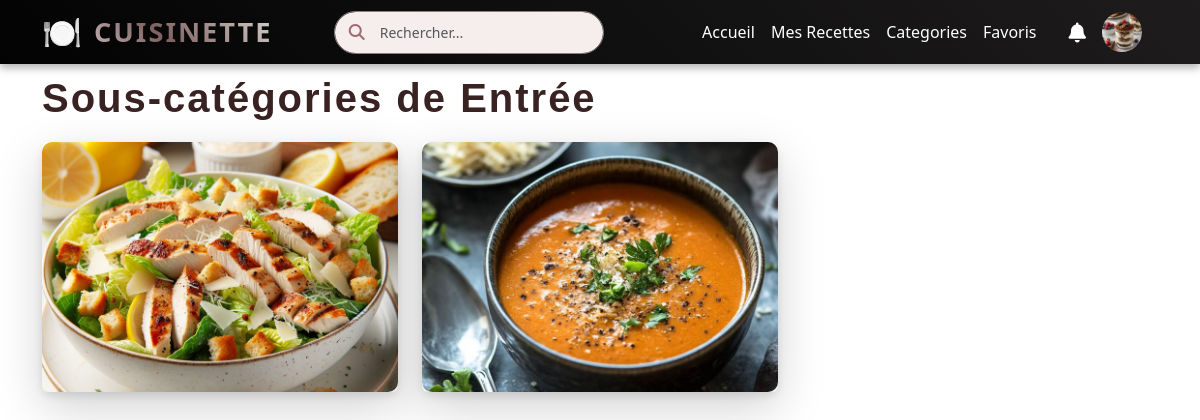
The app's page /categories/1/subcategories/ (signed in) with its own data.
### Accounts/models.py (models this page shows)
class User(AbstractUser):
    profile_picture = models.ImageField(upload_to='profile_pics/', blank=True, null=True)  # Ajout du champ
    groups = models.ManyToManyField(
        Group,
        related_name='customuser_set',  # Utilisez un `related_name` unique
        blank=True,
    )
    user_permissions = models.ManyToManyField(
        Permission,
        related_name='customuser_permissions_set',  # Utilisez un `related_name` unique
        blank=True,
    )

### Accueil/models.py (models this page shows, shortened)
class Category(models.Model):
    name = models.CharField(max_length=100, unique=True)
    image = models.ImageField(upload_to='recipe_images/', blank=True, null=True)
    parent = models.ForeignKey('self', on_delete=models.CASCADE, null=True, blank=True, related_name='subcategories')

### Accueil/views.py (the view)
# urls.py: path('categories/<int:category_id>/subcategories/', subcategory_list, name='subcategory_list'),  # Liste des sous-catégories
def subcategory_list(request, category_id):
    category = get_object_or_404(Category, id=category_id)  # Récupérer la catégorie par ID
    subcategories = category.subcategories.all()  # Récupérer les sous-catégories de la catégorie
    return render(request, "Recipe/subcategory_list.html", {"category": category, "subcategories": subcategories})

### Accueil/context_processors.py (called while the page is built)
def notification_context(request):
    if request.user.is_authenticated:
        notifications = request.user.notifications.all().order_by('-created_at')
        unread_count = notifications.filter(is_read=False).count()
        notifications = notifications
        return {
            'notifications': notifications,
            'unread_notifications_count': unread_count,
        }
    return {}

### Accueil/templates/Recipe/subcategory_list.html (shortened to what this page needs)
{% extends 'base.html' %}
{% block content %}
    <div class="container">
        <h2 class="category-title">Sous-catégories de {{ category.name }}</h2>
        <div class="row">
            {% for subcategory in subcategories %}
                <div class="col-md-4 mb-4">
                    <div class="card shadow-lg border-0 rounded">
                        <div class="image-container">
                            <img src="{{ subcategory.image.url }}" class="card-img-top rounded-top" alt="{{ subcategory.name }}">
                        </div>
                    </div>
                </div>
            {% empty %}
                <p>Aucune sous-catégorie disponible.</p>
            {% endfor %}
        </div>
    </div>
{% endblock %}

### templates/base.html (shortened to what this page needs)
{% load static %}
<!DOCTYPE html>
<html lang="fr">
<head>
    <link rel="stylesheet" href="https://cdn.jsdelivr.net/npm/bootstrap@5.3.0/dist/css/bootstrap.min.css">
    <link rel="stylesheet" href="https://cdnjs.cloudflare.com/ajax/libs/font-awesome/6.4.2/css/all.min.css">
    <link rel="stylesheet" href="{% static 'css/style.css' %}">
</head>
<body>
    <header class="header">
        <nav class="navbar navbar-expand-lg navbar-dark bg-dark">
            <div class="container">
                <a class="navbar-brand" href="{% url 'accueil' %}">
                    <span class="emoji">🍽️</span> Cuisinette
                </a>
                <div class="collapse navbar-collapse justify-content-between" id="navbarNav">
                    <form class="search-container mx-auto" method="GET" action="{% url 'search' %}">
                        <i class="fas fa-search"></i>
                        <input class="form-control search-input" type="search" name="q" placeholder="Rechercher..." aria-label="Search">
                    </form>
                    <ul class="navbar-nav ms-auto">
                        <li class="nav-item">
                            <a class="nav-link" href="{% url 'accueil' %}"> Accueil</a>
                        </li>
                        <li class="nav-item">
                            <a class="nav-link" href="{% url 'mes_recettes' %}"> Mes Recettes</a>
                        </li>
                        <li class="nav-item">
                            <a class="nav-link" href="{% url 'categorie' %}"> Categories</a>                        </li>
                        <li class="nav-item">
                            <a class="nav-link" href="{% url 'favorite' %}"> Favoris</a>
                        </li>
                    </ul>
                    <ul class="navbar-nav ms-3 d-flex align-items-center">
                        <li class="nav-item dropdown">
                            <a class="nav-link position-relative" href="#" id="notificationDropdown" role="button" data-bs-toggle="dropdown" aria-expanded="false">
                                <i class="fas fa-bell fa-lg"></i>
                            </a>
                        </li>
                        <li class="nav-item dropdown">
                            <a class="nav-link dropdown-toggle no-caret d-flex align-items-center" href="#" id="userDropdown" role="button" data-bs-toggle="dropdown">
                                <img src="{% if user.profile_picture %}{{ user.profile_picture.url }}{% else %}{% static 'images/user.jpg' %}{% endif %}" alt="Avatar" class="avatar me-2">
                            </a>
                        </li>
                    </ul>
                </div>
            </div>
        </nav>
    </header>
{% block content %}
{% endblock %}
</body>
</html>

### templates/base.html (style rules this page uses)
.avatar { width: 40px; height: 40px; border-radius: 50%; object-fit: cover; }
.navbar { padding: 0; }
.search-container { position: relative; width: 270px; max-width: 100%; }
.search-input { width: 100%; padding: 10px 45px; border-radius: 25px; border: 1px solid #8e7f7f; background-color: #f6eded; color: #9e6c6c; transition: all 0.3s ease-in-out; font-size: 14px; }
.search-container i { position: absolute; top: 50%; left: 15px; transform: translateY(-50%); color: #9e6c6c; font-size: 16px; }
.no-caret::after { display: none !important; }
.navbar { background: linear-gradient(45deg, #030303, #1e1c1c); box-shadow: 0px 4px 8px rgba(0, 0, 0, 0.3); padding: 0px 0; display: flex; justify-content: space-between; align-items: center; position: sticky; top: 0; z-index: 1000; }
.navbar .nav-link { font-size: 1rem; color: white; padding: 12px 18px; transition: color 0.3s ease, transform 0.3s ease; }
.navbar .navbar-brand { font-size: 1.7rem; font-weight: bold; color: #ffffff; text-transform: uppercase; letter-spacing: 2px; display: flex; align-items: center; transition: all 0.3s ease; background: linear-gradient(45deg, #f5f3f2, #7e6060, #dddcd5); -webkit-background-clip: text; color: transparent; }
.navbar .navbar-brand .emoji { font-size: 2rem; margin-right: 10px; transition: transform 0.3s ease, color 0.3s ease; color: #ff6347; }
.image-container { position: relative; overflow: hidden; border-radius: 10px; margin-bottom: 0px; box-shadow: 0 4px 8px rgba(0, 0, 0, 0.1); height: 250px; width: 100%; }
.image-container img { width: 100%; height: 100%; object-fit: cover; transition: transform 0.3s ease-in-out; }
.category-title { font-family: 'Poppins', sans-serif; font-size: 2.5em; color: #392222; text-align: left; font-weight: 600; margin-bottom: 10px; padding: 10px 0; letter-spacing: 2px; border-radius: 8px; }

### records on screen
User: profile_picture (picture)
Category: name "Entrée"
Category: image (picture)
Category: image (picture)
